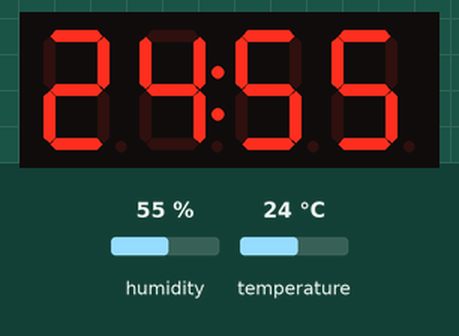
Simulated run of this sketch. Board: Arduino Uno, built with avr-gcc and run on an emulated ATmega328P. Shown: 4-digit seven-segment display. The test bench sets the inputs (shaded band); at power-on: humidity 55 %, temperature 24 °C.

Above: at 2.7 s.
2.8 s: humidity set to 22 %
At 7.8 s:
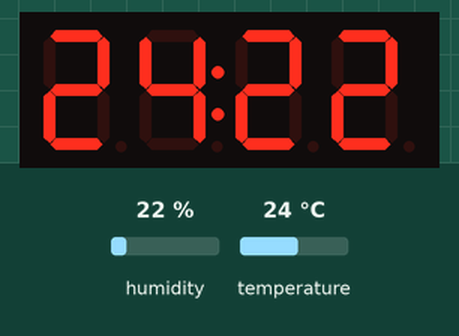
8.8 s: temperature set to 12 °C
At 12.2 s:
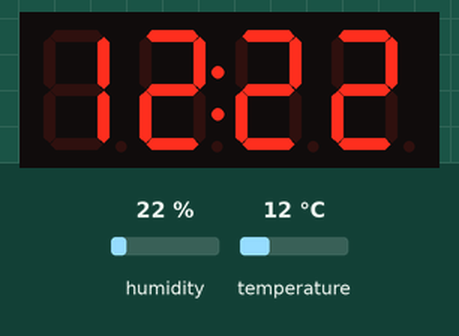
14.8 s: humidity set to 40 %
At 17.8 s:
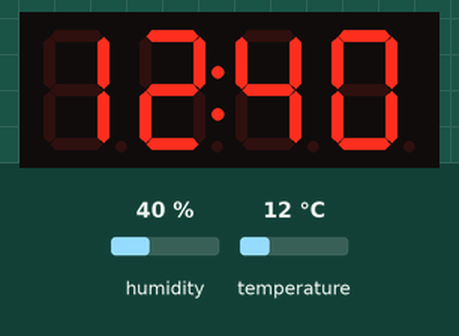
20.8 s: temperature set to 19 °C
At 22.1 s:
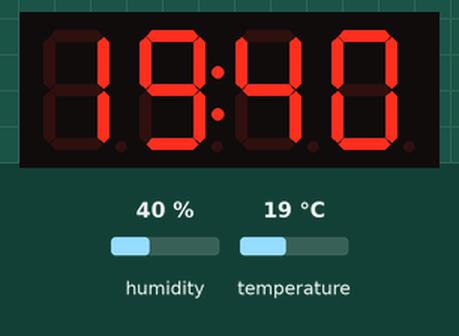
Timing chart, 0 to 23.8 s (numbered marks = the images above; inputs shaded):
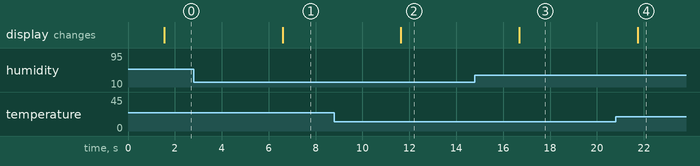

Measured:
- after the input at 2.8 s, the display: changes after 3.8 s (image 1)
- after the input at 8.8 s, the display: changes after 2.8 s (image 2)
- after the input at 14.8 s, the display: changes after 1.9 s (image 3)
- after the input at 20.8 s, the display: changes after 0.94 s (image 4)

The sketch:

humidity_sensor_attiny.ino
```cpp
#include <TM1637Display.h>
#include <DHT.h>

#define DHT_PIN 0
#define DHT_TYPE DHT22

DHT dht(DHT_PIN, DHT_TYPE);

float hum;  //Stores humidity value
float temp; //Stores temperature value

#define CLK 1
#define DIO 2

TM1637Display display(CLK, DIO);

void setup() {
   delay(500);//Delay to let system boot
   delay(1000);//Wait before accessing Sensor

   display.setBrightness(5);
   dht.begin();
}

void loop() {
      display.clear();
      hum = dht.readHumidity();
      temp = dht.readTemperature();

      int val = int(temp) * 100 + int(hum);

      display.showNumberDecEx(val, 0b01000000);

      delay(5000);

}
```
